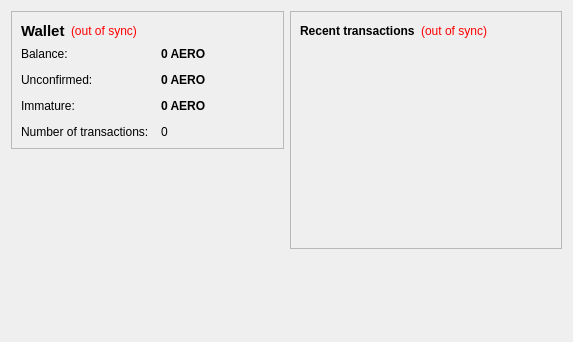
<?xml version="1.0" encoding="UTF-8"?>
<ui version="4.0">
 <class>OverviewPage</class>
 <widget class="QWidget" name="OverviewPage">
  <property name="geometry">
   <rect>
    <x>0</x>
    <y>0</y>
    <width>573</width>
    <height>342</height>
   </rect>
  </property>
  <property name="windowTitle">
   <string>Form</string>
  </property>
  <layout class="QHBoxLayout" name="horizontalLayout" stretch="1,1">
   <item>
    <layout class="QVBoxLayout" name="verticalLayout_2">
     <item>
      <widget class="QFrame" name="frame">
       <property name="frameShape">
        <enum>QFrame::StyledPanel</enum>
       </property>
       <property name="frameShadow">
        <enum>QFrame::Raised</enum>
       </property>
       <layout class="QVBoxLayout" name="verticalLayout_4">
        <item>
         <layout class="QHBoxLayout" name="horizontalLayout_4">
          <item>
           <widget class="QLabel" name="label_5">
            <property name="font">
             <font>
              <pointsize>11</pointsize>
              <weight>75</weight>
              <bold>true</bold>
             </font>
            </property>
            <property name="text">
             <string>Wallet</string>
            </property>
           </widget>
          </item>
          <item>
           <widget class="QLabel" name="labelWalletStatus">
            <property name="toolTip">
             <string>The displayed information may be out of date. Your wallet automatically synchronizes with the PlaneCoin network after a connection is established, but this process has not completed yet.</string>
            </property>
            <property name="styleSheet">
             <string notr="true">QLabel { color: red; }</string>
            </property>
            <property name="text">
             <string notr="true">(out of sync)</string>
            </property>
            <property name="alignment">
             <set>Qt::AlignLeading|Qt::AlignLeft|Qt::AlignVCenter</set>
            </property>
           </widget>
          </item>
          <item>
           <spacer name="horizontalSpacer_2">
            <property name="orientation">
             <enum>Qt::Horizontal</enum>
            </property>
            <property name="sizeHint" stdset="0">
             <size>
              <width>40</width>
              <height>20</height>
             </size>
            </property>
           </spacer>
          </item>
         </layout>
        </item>
        <item>
         <layout class="QFormLayout" name="formLayout_2">
          <property name="fieldGrowthPolicy">
           <enum>QFormLayout::AllNonFixedFieldsGrow</enum>
          </property>
          <property name="horizontalSpacing">
           <number>12</number>
          </property>
          <property name="verticalSpacing">
           <number>12</number>
          </property>
          <item row="0" column="0">
           <widget class="QLabel" name="label">
            <property name="text">
             <string>Balance:</string>
            </property>
           </widget>
          </item>
          <item row="0" column="1">
           <widget class="QLabel" name="labelBalance">
            <property name="font">
             <font>
              <weight>75</weight>
              <bold>true</bold>
             </font>
            </property>
            <property name="cursor">
             <cursorShape>IBeamCursor</cursorShape>
            </property>
            <property name="toolTip">
             <string>Your current balance</string>
            </property>
            <property name="text">
             <string notr="true">0 AERO</string>
            </property>
            <property name="textInteractionFlags">
             <set>Qt::LinksAccessibleByMouse|Qt::TextSelectableByKeyboard|Qt::TextSelectableByMouse</set>
            </property>
           </widget>
          </item>
          <item row="1" column="0">
           <widget class="QLabel" name="label_3">
            <property name="text">
             <string>Unconfirmed:</string>
            </property>
           </widget>
          </item>
          <item row="1" column="1">
           <widget class="QLabel" name="labelUnconfirmed">
            <property name="font">
             <font>
              <weight>75</weight>
              <bold>true</bold>
             </font>
            </property>
            <property name="cursor">
             <cursorShape>IBeamCursor</cursorShape>
            </property>
            <property name="toolTip">
             <string>Total of transactions that have yet to be confirmed, and do not yet count toward the current balance</string>
            </property>
            <property name="text">
             <string notr="true">0 AERO</string>
            </property>
            <property name="textInteractionFlags">
             <set>Qt::LinksAccessibleByMouse|Qt::TextSelectableByKeyboard|Qt::TextSelectableByMouse</set>
            </property>
           </widget>
          </item>
          <item row="3" column="0">
           <widget class="QLabel" name="label_2">
            <property name="text">
             <string>Number of transactions:</string>
            </property>
           </widget>
          </item>
          <item row="3" column="1">
           <widget class="QLabel" name="labelNumTransactions">
            <property name="toolTip">
             <string>Total number of transactions in wallet</string>
            </property>
            <property name="text">
             <string notr="true">0</string>
            </property>
           </widget>
          </item>
          <item row="2" column="0">
           <widget class="QLabel" name="labelImmatureText">
            <property name="text">
             <string>Immature:</string>
            </property>
           </widget>
          </item>
          <item row="2" column="1">
           <widget class="QLabel" name="labelImmature">
            <property name="font">
             <font>
              <weight>75</weight>
              <bold>true</bold>
             </font>
            </property>
            <property name="toolTip">
             <string>Mined balance that has not yet matured</string>
            </property>
            <property name="text">
             <string notr="true">0 AERO</string>
            </property>
            <property name="textInteractionFlags">
             <set>Qt::LinksAccessibleByMouse|Qt::TextSelectableByKeyboard|Qt::TextSelectableByMouse</set>
            </property>
           </widget>
          </item>
         </layout>
        </item>
       </layout>
      </widget>
     </item>
     <item>
      <spacer name="verticalSpacer">
       <property name="orientation">
        <enum>Qt::Vertical</enum>
       </property>
       <property name="sizeHint" stdset="0">
        <size>
         <width>20</width>
         <height>40</height>
        </size>
       </property>
      </spacer>
     </item>
    </layout>
   </item>
   <item>
    <layout class="QVBoxLayout" name="verticalLayout_3">
     <item>
      <widget class="QFrame" name="frame_2">
       <property name="frameShape">
        <enum>QFrame::StyledPanel</enum>
       </property>
       <property name="frameShadow">
        <enum>QFrame::Raised</enum>
       </property>
       <layout class="QVBoxLayout" name="verticalLayout">
        <item>
         <layout class="QHBoxLayout" name="horizontalLayout_2">
          <item>
           <widget class="QLabel" name="label_4">
            <property name="text">
             <string>&lt;b&gt;Recent transactions&lt;/b&gt;</string>
            </property>
           </widget>
          </item>
          <item>
           <widget class="QLabel" name="labelTransactionsStatus">
            <property name="toolTip">
             <string>The displayed information may be out of date. Your wallet automatically synchronizes with the PlaneCoin network after a connection is established, but this process has not completed yet.</string>
            </property>
            <property name="styleSheet">
             <string notr="true">QLabel { color: red; }</string>
            </property>
            <property name="text">
             <string notr="true">(out of sync)</string>
            </property>
            <property name="alignment">
             <set>Qt::AlignRight|Qt::AlignTrailing|Qt::AlignVCenter</set>
            </property>
           </widget>
          </item>
          <item>
           <spacer name="horizontalSpacer">
            <property name="orientation">
             <enum>Qt::Horizontal</enum>
            </property>
            <property name="sizeHint" stdset="0">
             <size>
              <width>40</width>
              <height>20</height>
             </size>
            </property>
           </spacer>
          </item>
         </layout>
        </item>
        <item>
         <widget class="QListView" name="listTransactions">
          <property name="styleSheet">
           <string notr="true">QListView { background: transparent; }</string>
          </property>
          <property name="frameShape">
           <enum>QFrame::NoFrame</enum>
          </property>
          <property name="verticalScrollBarPolicy">
           <enum>Qt::ScrollBarAlwaysOff</enum>
          </property>
          <property name="horizontalScrollBarPolicy">
           <enum>Qt::ScrollBarAlwaysOff</enum>
          </property>
          <property name="selectionMode">
           <enum>QAbstractItemView::NoSelection</enum>
          </property>
         </widget>
        </item>
       </layout>
      </widget>
     </item>
     <item>
      <spacer name="verticalSpacer_2">
       <property name="orientation">
        <enum>Qt::Vertical</enum>
       </property>
       <property name="sizeHint" stdset="0">
        <size>
         <width>20</width>
         <height>40</height>
        </size>
       </property>
      </spacer>
     </item>
    </layout>
   </item>
  </layout>
 </widget>
 <resources/>
 <connections/>
</ui>
